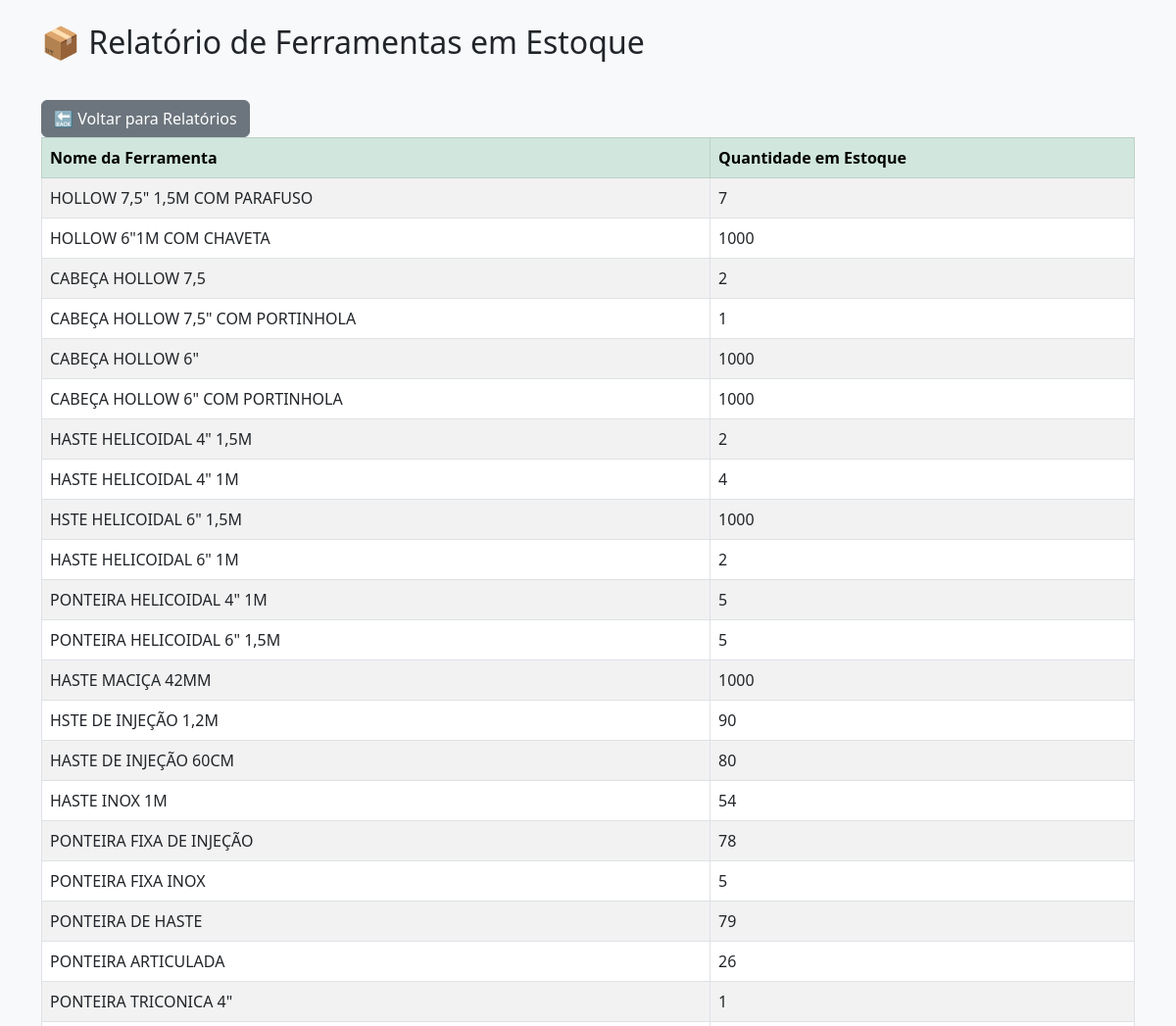
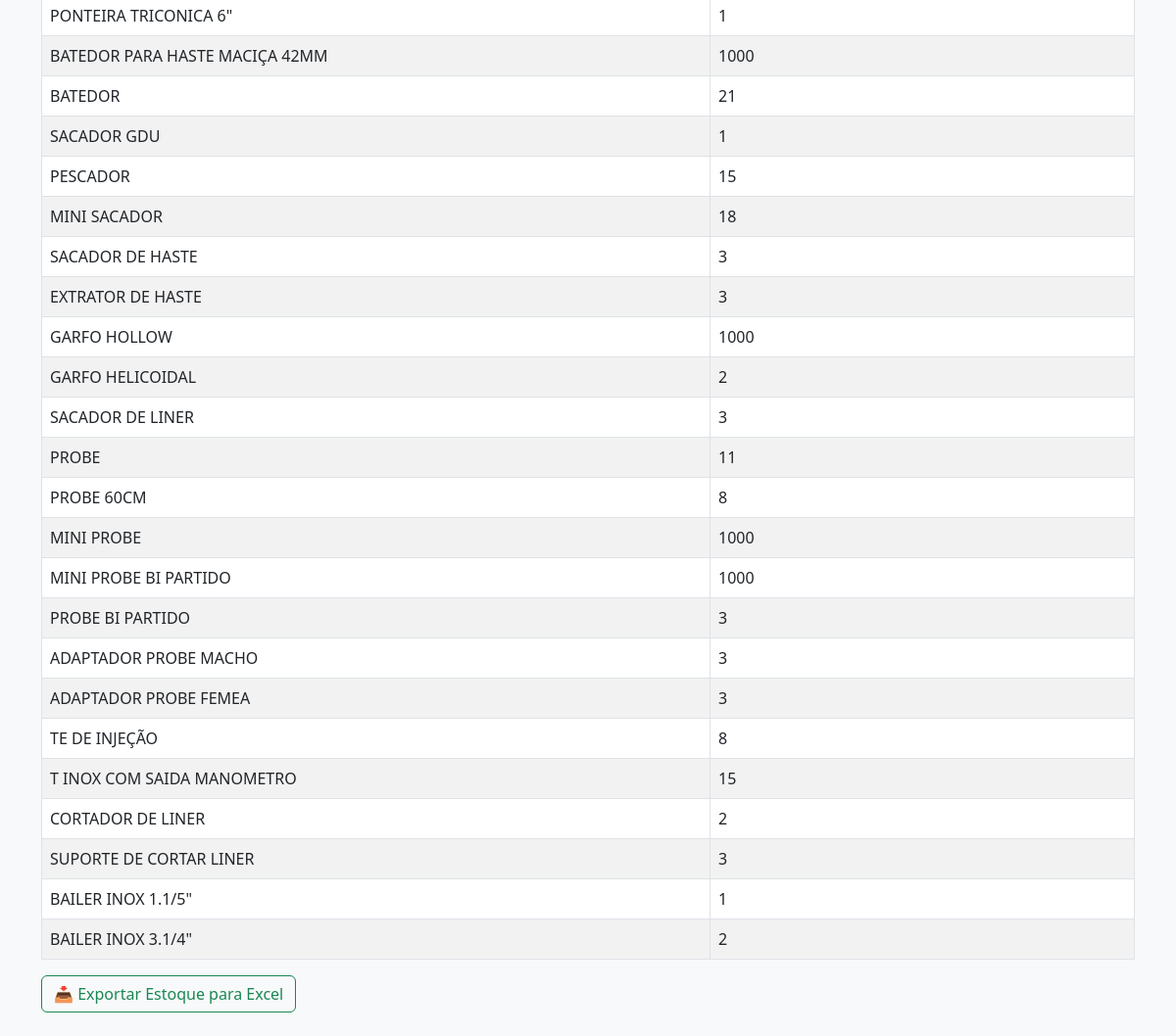
The app's page /relatorio_estoque with its own data (2 pictures, top to bottom).
### tables this page shows
CREATE TABLE ferramentas (
    id INTEGER PRIMARY KEY AUTOINCREMENT,
    nome TEXT NOT NULL,
    status TEXT NOT NULL,
    local TEXT NOT NULL,
    tecnico TEXT,
    quantidade INTEGER NOT NULL,
    idgeo TEXT
);

### app.py (the view)
@app.route('/relatorio_estoque')
def relatorio_estoque():
    conn = get_db_connection()
    ferramentas_estoque = conn.execute("SELECT nome, quantidade FROM ferramentas WHERE status = 'estoque'").fetchall()
    conn.close()
    return render_template('relatorio_estoque.html', ferramentas=ferramentas_estoque)

### app.py (called while the page is built)
def get_db_connection():
    conn = sqlite3.connect('ferramentas.db')
    conn.row_factory = sqlite3.Row
    return conn

### templates/relatorio_estoque.html (shortened to what this page needs)
<!DOCTYPE html>
<html lang="pt-br">
<head>
    <link href="https://cdn.jsdelivr.net/npm/bootstrap@5.3.0/dist/css/bootstrap.min.css" rel="stylesheet">
</head>
<body class="bg-light p-4">
<div class="container">
    <h2 class="mb-4">📦 Relatório de Ferramentas em Estoque</h2>
    <a href="/relatorios" class="btn btn-secondary mt-3">🔙 Voltar para Relatórios</a>
    {% if ferramentas %}
    <table class="table table-bordered table-striped">
        <thead class="table-success">
            <tr><th>Nome da Ferramenta</th><th>Quantidade em Estoque</th></tr>
        </thead>
        <tbody>
            {% for f in ferramentas %}
            <tr>
                <td>{{ f[0] }}</td>
                <td>{{ f[1] }}</td>
            </tr>
            {% endfor %}
        </tbody>
    </table>
    <div class="mt-3">
        <a href="/exportar_estoque_excel" class="btn btn-outline-success">📥 Exportar Estoque para Excel</a>
    </div>
    {% else %}
    <div class="alert alert-warning">Nenhuma ferramenta encontrada em estoque.</div>
    {% endif %}
</div>
</body>
</html>

### records on screen
ferramentas: nome "HOLLOW 7,5\" 1,5M COM PARAFUSO", quantidade "7"
ferramentas: nome "HOLLOW 6\"1M COM CHAVETA", quantidade "1000"
ferramentas: nome "CABEÇA HOLLOW 7,5", quantidade "2"
ferramentas: nome "CABEÇA HOLLOW 7,5\" COM PORTINHOLA", quantidade "1"
ferramentas: nome "CABEÇA HOLLOW 6\"", quantidade "1000"
ferramentas: nome "CABEÇA HOLLOW 6\" COM PORTINHOLA", quantidade "1000"
ferramentas: nome "HASTE HELICOIDAL 4\" 1,5M", quantidade "2"
ferramentas: nome "HASTE HELICOIDAL 4\" 1M", quantidade "4"
ferramentas: nome "HSTE HELICOIDAL 6\" 1,5M", quantidade "1000"
ferramentas: nome "HASTE HELICOIDAL 6\" 1M", quantidade "2"
ferramentas: nome "PONTEIRA HELICOIDAL 4\" 1M", quantidade "5"
ferramentas: nome "PONTEIRA HELICOIDAL 6\" 1,5M", quantidade "5"
ferramentas: nome "HASTE MACIÇA 42MM", quantidade "1000"
ferramentas: nome "HSTE DE INJEÇÃO 1,2M", quantidade "90"
ferramentas: nome "HASTE DE INJEÇÃO 60CM", quantidade "80"
ferramentas: nome "HASTE INOX 1M", quantidade "54"
ferramentas: nome "PONTEIRA FIXA DE INJEÇÃO", quantidade "78"
ferramentas: nome "PONTEIRA FIXA INOX", quantidade "5"
ferramentas: nome "PONTEIRA DE HASTE", quantidade "79"
ferramentas: nome "PONTEIRA ARTICULADA", quantidade "26"
ferramentas: nome "PONTEIRA TRICONICA 4\"", quantidade "1"
ferramentas: nome "PONTEIRA TRICONICA 6\"", quantidade "1"
ferramentas: nome "BATEDOR PARA HASTE MACIÇA 42MM", quantidade "1000"
ferramentas: nome "BATEDOR", quantidade "21"
ferramentas: nome "SACADOR GDU", quantidade "1"
ferramentas: nome "PESCADOR", quantidade "15"
ferramentas: nome "MINI SACADOR", quantidade "18"
ferramentas: nome "SACADOR DE HASTE", quantidade "3"
ferramentas: nome "EXTRATOR DE HASTE", quantidade "3"
ferramentas: nome "GARFO HOLLOW", quantidade "1000"
ferramentas: nome "GARFO HELICOIDAL", quantidade "2"
ferramentas: nome "SACADOR DE LINER", quantidade "3"
ferramentas: nome "PROBE", quantidade "11"
ferramentas: nome "PROBE 60CM", quantidade "8"
ferramentas: nome "MINI PROBE", quantidade "1000"
ferramentas: nome "MINI PROBE BI PARTIDO", quantidade "1000"
ferramentas: nome "PROBE BI PARTIDO", quantidade "3"
ferramentas: nome "ADAPTADOR PROBE MACHO", quantidade "3"
ferramentas: nome "ADAPTADOR PROBE FEMEA", quantidade "3"
ferramentas: nome "TE DE INJEÇÃO", quantidade "8"
ferramentas: nome "T INOX COM SAIDA MANOMETRO", quantidade "15"
ferramentas: nome "CORTADOR DE LINER", quantidade "2"
ferramentas: nome "SUPORTE DE CORTAR LINER", quantidade "3"
ferramentas: nome "BAILER INOX 1.1/5\"", quantidade "1"
ferramentas: nome "BAILER INOX 3.1/4\"", quantidade "2"
